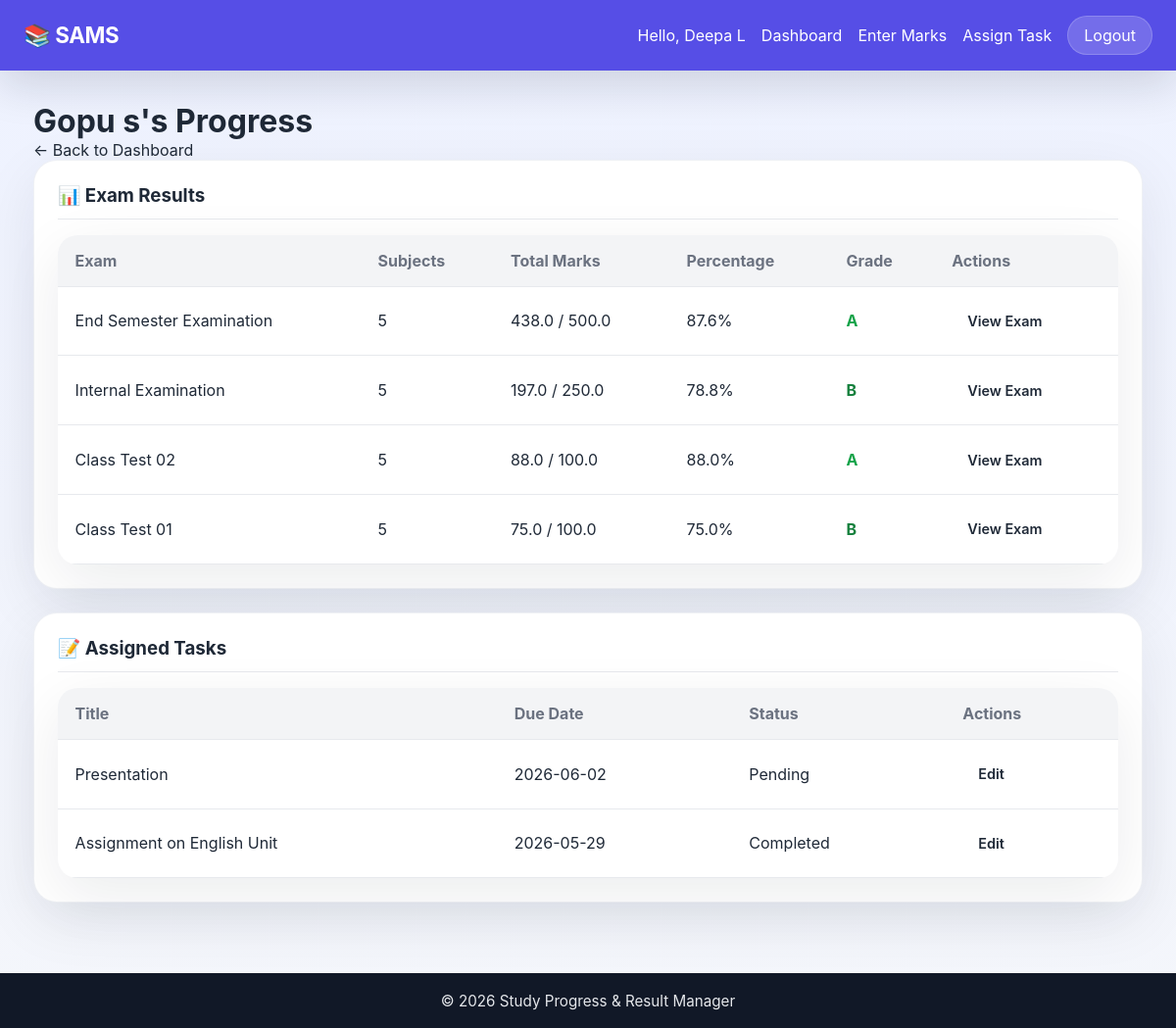
Page /teacher/student-progress/1 (signed in) on the earlier database version.
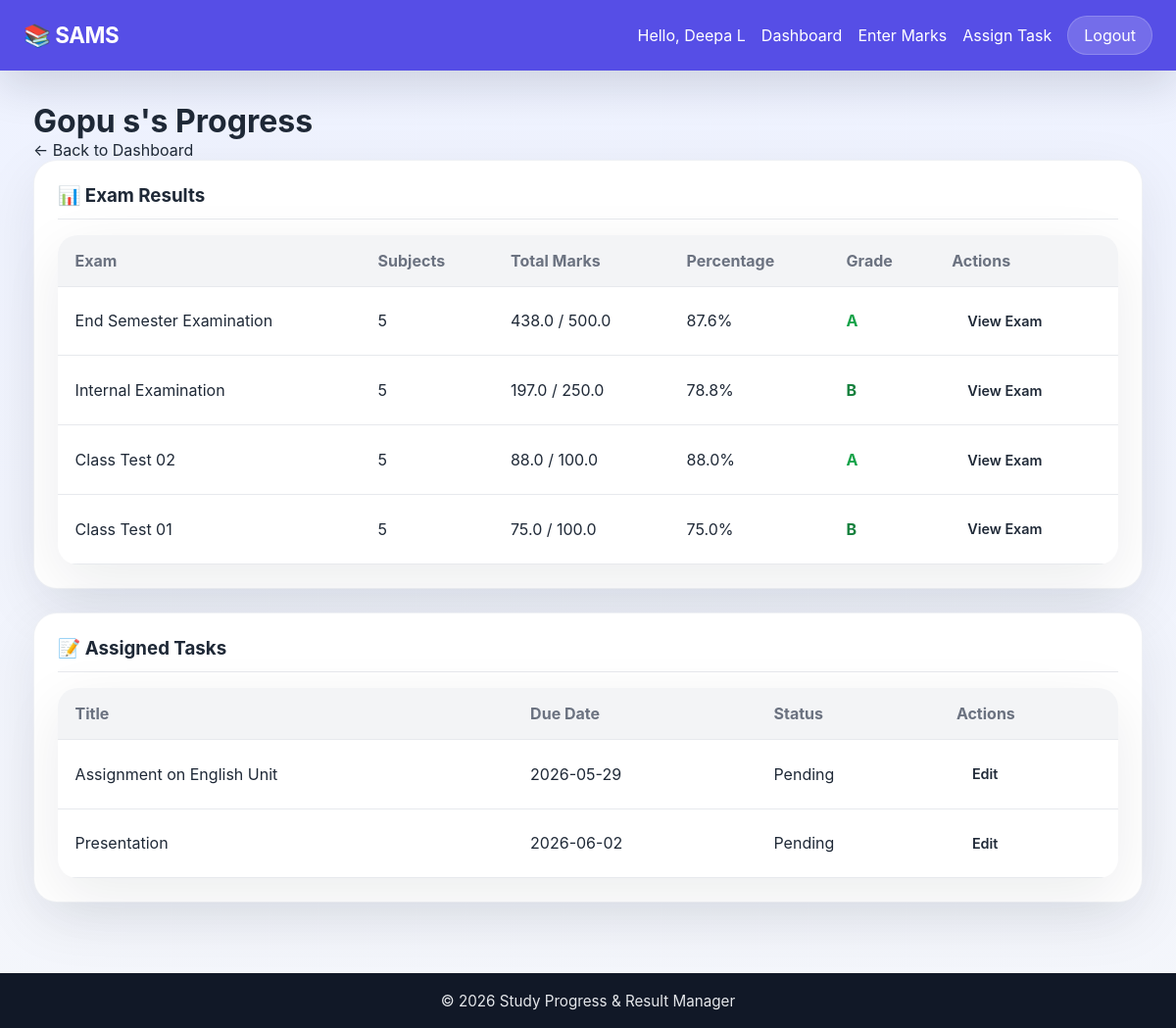
Same page on the later database version.
### tables this page shows
CREATE TABLE "users" (
                id INTEGER PRIMARY KEY AUTOINCREMENT,
                username TEXT UNIQUE NOT NULL,
                password TEXT NOT NULL,
                role TEXT NOT NULL CHECK(role IN ('teacher', 'student', 'admin')),
                full_name TEXT NOT NULL,
                status TEXT NOT NULL CHECK(status IN ('pending', 'active', 'blocked')) DEFAULT 'pending',
                department TEXT,
                created_at TIMESTAMP DEFAULT CURRENT_TIMESTAMP
            );

CREATE TABLE tasks (
            id INTEGER PRIMARY KEY AUTOINCREMENT,
            student_id INTEGER NOT NULL,
            teacher_id INTEGER NOT NULL,
            title TEXT NOT NULL,
            description TEXT,
            due_date DATE,
            is_completed INTEGER DEFAULT 0,
            created_at TIMESTAMP DEFAULT CURRENT_TIMESTAMP,
            FOREIGN KEY (student_id) REFERENCES users(id),
            FOREIGN KEY (teacher_id) REFERENCES users(id)
        );

### app.py (the view)
@app.route('/teacher/student-progress/<int:student_id>')
@login_required
@teacher_required
def student_progress(student_id):
    conn = get_db_connection()
    student = conn.execute(
        'SELECT * FROM users WHERE id = ?', (student_id,)
    ).fetchone()
    if not student:
        flash('Student not found.', 'error')
        conn.close()
        return redirect(url_for('teacher_dashboard'))
    study_logs = conn.execute('''
        SELECT sl.*, s.name as subject_name
        FROM study_logs sl
        JOIN subjects s ON sl.subject_id = s.id
        WHERE sl.student_id = ?
        ORDER BY sl.study_date DESC
    ''', (student_id,)).fetchall()
    exam_rows = conn.execute('''
        SELECT m.exam_name,
               COUNT(*) AS subject_count,
               SUM(m.marks_obtained) AS total_obtained,
               SUM(m.max_marks) AS total_max,
               MAX(m.created_at) AS last_entered
        FROM marks m
        WHERE m.student_id = ?
        GROUP BY m.exam_name
        ORDER BY last_entered DESC
    ''', (student_id,)).fetchall()
    exam_list = []
    for exam in exam_rows:
        percentage = (exam['total_obtained'] / exam['total_max']) * 100 if exam['total_max'] else 0
        exam_list.append({
            'exam_name': exam['exam_name'],
            'subject_count': exam['subject_count'],
            'total_obtained': exam['total_obtained'],
            'total_max': exam['total_max'],
            'percentage': round(percentage, 2),
            'grade': calculate_grade(percentage),
            'last_entered': exam['last_entered']
        })
    tasks = conn.execute('''
        SELECT t.*, u.full_name as student_name
        FROM tasks t
        JOIN users u ON t.student_id = u.id
        WHERE t.student_id = ? AND t.teacher_id = ?
        ORDER BY t.is_completed ASC, t.due_date ASC
    ''', (student_id, session['user_id'])).fetchall()
    conn.close()
    return render_template('student_progress.html',
                         student=student,
                         exam_list=exam_list,
                         tasks=tasks,
                         show_full_progress=True)

### app.py (called while the page is built)
def login_required(f):
    @wraps(f)
    def decorated_function(*args, **kwargs):
        if 'user_id' not in session:
            flash('Please log in to access this page.', 'error')
            return redirect(url_for('login'))
        return f(*args, **kwargs)
    return decorated_function

def teacher_required(f):
    @wraps(f)
    def decorated_function(*args, **kwargs):
        if session.get('role') != 'teacher':
            flash('This page is for teachers only.', 'error')
            return redirect(url_for('home'))
        return f(*args, **kwargs)
    return decorated_function

def calculate_grade(percentage):
    if percentage >= 90:
        return 'A+'
    elif percentage >= 80:
        return 'A'
    elif percentage >= 70:
        return 'B'
    elif percentage >= 60:
        return 'C'
    elif percentage >= 50:
        return 'D'
    else:
        return 'F'

### database.py (called while the page is built)
def get_db_connection():
    conn = sqlite3.connect(DATABASE)
    conn.row_factory = sqlite3.Row  # This lets us access columns by name
    return conn

### templates/student_progress.html (shortened to what this page needs)
{% extends 'base.html' %}
{% block content %}
<h1>{{ student.full_name }}'s Progress</h1>
<p><a href="{{ url_for('teacher_dashboard') }}">&larr; Back to Dashboard</a></p>
{% if show_full_progress %}
<div class="card">
    <h3>📊 Exam Results</h3>
    {% if selected_exam %}
        <p>Showing results for <strong>{{ selected_exam }}</strong>.</p>
        {% if exam_results %}
            <table class="data-table">
                <thead>
                    <tr>
                        <th>Subject</th>
                        <th>Marks</th>
                        <th>Percentage</th>
                        <th>Grade</th>
                        <th>Edit</th>
                    </tr>
                </thead>
                <tbody>
                    {% for result in exam_results %}
                    <tr>
                        <td>{{ result.subject_name }}</td>
                        <td>{{ result.marks_obtained }} / {{ result.max_marks }}</td>
                        <td>{{ result.percentage }}%</td>
                        <td class="grade-{{ result.grade }}">{{ result.grade }}</td>
                        <td>
                            {% if result.can_edit %}
                                <a href="{{ url_for('edit_mark', mark_id=result.id) }}" class="btn btn-small">Edit</a>
                            {% endif %}
                        </td>
                    </tr>
                    {% endfor %}
                </tbody>
            </table>
            <p><a href="{{ url_for('student_progress', student_id=student.id) }}" class="btn btn-secondary">Back to exams</a></p>
        {% else %}
            <p class="empty-state">No results found for this exam.</p>
            <p><a href="{{ url_for('student_progress', student_id=student.id) }}" class="btn btn-secondary">Back to exams</a></p>
        {% endif %}
    {% else %}
        {% if exam_list %}
            <table class="data-table">
                <thead>
                    <tr>
                        <th>Exam</th>
                        <th>Subjects</th>
                        <th>Total Marks</th>
                        <th>Percentage</th>
                        <th>Grade</th>
                        <th>Actions</th>
                    </tr>
                </thead>
                <tbody>
                    {% for exam in exam_list %}
                    <tr>
                        <td>{{ exam.exam_name }}</td>
                        <td>{{ exam.subject_count }}</td>
                        <td>{{ exam.total_obtained }} / {{ exam.total_max }}</td>
                        <td>{{ exam.percentage }}%</td>
                        <td class="grade-{{ exam.grade }}">{{ exam.grade }}</td>
                        <td>
                            <a href="{{ url_for('student_progress_exam', student_id=student.id, exam_name=exam.exam_name) }}" class="btn btn-small">View Exam</a>
                        </td>
                    </tr>
                    {% endfor %}
                </tbody>
            </table>
        {% else %}
            <p class="empty-state">No exam results yet.</p>
        {% endif %}
    {% endif %}
</div>
{% if not selected_exam %}
<div class="card">
    <h3>📝 Assigned Tasks</h3>
    {% if tasks %}
        <table class="data-table">
            <thead>
                <tr>
                    <th>Title</th>
                    <th>Due Date</th>
                    <th>Status</th>
                    <th>Actions</th>
                </tr>
            </thead>
            <tbody>
                {% for task in tasks %}
                <tr>
                    <td>{{ task.title }}</td>
                    <td>{{ task.due_date or '-' }}</td>
                    <td>{{ 'Completed' if task.is_completed else 'Pending' }}</td>
                    <td>
                        <a href="{{ url_for('edit_task', task_id=task.id) }}" class="btn btn-small">Edit</a>
                    </td>
                </tr>
                {% endfor %}
            </tbody>
        </table>
    {% else %}
        <p class="empty-state">No tasks assigned by you yet.</p>
    {% endif %}
</div>
{% endif %}
{% endif %}
{% endblock %}

### templates/base.html (shortened to what this page needs)
<!DOCTYPE html>
<html lang="en">
<head>
    <link rel="stylesheet" href="{{ url_for('static', filename='style.css') }}">
</head>
<body>
    <nav class="navbar">
        <div class="nav-brand">
            <a href="{{ url_for('home') }}">📚 SAMS</a>
        </div>
        <div class="nav-links">
            {% if session.get('user_id') %}
                <span class="welcome-text">Hello, {{ session.get('full_name') }}</span>
                {% if session.get('role') == 'teacher' %}
                    <a href="{{ url_for('teacher_dashboard') }}">Dashboard</a>
                    <a href="{{ url_for('enter_marks') }}">Enter Marks</a>
                    <a href="{{ url_for('assign_task') }}">Assign Task</a>
                {% elif session.get('role') == 'student' %}
                    <a href="{{ url_for('student_dashboard') }}">Dashboard</a>
                    <a href="{{ url_for('add_study_log') }}">Log Study</a>
                    <a href="{{ url_for('view_results') }}">My Results</a>
                {% elif session.get('role') == 'admin' %}
                    <a href="{{ url_for('admin_dashboard') }}">Admin Panel</a>
                {% endif %}
                <a href="{{ url_for('logout') }}" class="btn-logout">Logout</a>
            {% else %}
                <a href="{{ url_for('login') }}">Login</a>
                <a href="{{ url_for('register') }}">Register</a>
            {% endif %}
        </div>
    </nav>
    <main class="container">
        {% block content %}{% endblock %}
    </main>
    <footer>
        <p>&copy; 2026 Study Progress & Result Manager</p>
    </footer>
</body>
</html>

### static/style.css (style rules this page uses)
* { margin: 0; padding: 0; box-sizing: border-box; }
:root { --bg: #f4f6fb; --surface: #ffffff; --surface-alt: #f8fafc; --text: #1f2937; --muted: #6b7280; --primary: #4f46e5; --primary-soft: #ebe8ff; --accent: #10b981; --danger: #ef4444; --border: #e5e7eb; --shadow: 0 18px 60px rgba(15, 23, 42, 0.08); }
body { font-family: 'Inter', system-ui, -apple-system, BlinkMacSystemFont, 'Segoe UI', sans-serif; background: linear-gradient(180deg, #eef2ff 0%, #f4f6fb 100%); color: var(--text); min-height: 100vh; display: flex; flex-direction: column; }
a { color: inherit; text-decoration: none; }
.navbar { background: rgba(79, 70, 229, 0.95); color: white; padding: 1rem 1.5rem; display: flex; justify-content: space-between; align-items: center; gap: 1rem; position: sticky; top: 0; z-index: 20; box-shadow: 0 14px 45px rgba(15, 23, 42, 0.15); }
.nav-brand a { font-size: 1.4rem; font-weight: 700; letter-spacing: -0.02em; }
.nav-links { display: flex; align-items: center; gap: 1rem; flex-wrap: wrap; }
.nav-links a, .btn-logout { color: white; transition: opacity 0.2s ease, transform 0.2s ease; }
.btn-logout { background: rgba(255,255,255,0.18); padding: 0.55rem 1rem; border-radius: 999px; border: 1px solid rgba(255,255,255,0.18); }
.container { max-width: 1180px; width: 100%; margin: 0 auto; padding: 2rem 1.5rem 3rem; flex: 1; }
.btn { display: inline-flex; align-items: center; justify-content: center; padding: 0.9rem 1.6rem; border-radius: 999px; font-weight: 600; border: none; cursor: pointer; transition: transform 0.22s ease, box-shadow 0.22s ease, background-color 0.22s ease; }
.btn-small { padding: 0.65rem 1rem; font-size: 0.9rem; }
.card { background: var(--surface); padding: 1.5rem; border-radius: 24px; margin-bottom: 1.5rem; box-shadow: var(--shadow); border: 1px solid rgba(148, 163, 184, 0.15); }
.card h3 { margin-bottom: 1rem; color: var(--text); border-bottom: 1px solid rgba(229, 231, 235, 0.9); padding-bottom: 0.75rem; }
.data-table { width: 100%; border-collapse: collapse; background: var(--surface); border-radius: 20px; overflow: hidden; box-shadow: var(--shadow); }
.data-table th, .data-table td { padding: 1rem 1.1rem; text-align: left; border-bottom: 1px solid rgba(229, 231, 235, 0.9); }
.data-table th { background: rgba(243, 244, 246, 0.95); font-weight: 700; color: var(--muted); }
.grade-A\+, .grade-A { color: #16a34a; font-weight: 700; }
.grade-B { color: #15803d; font-weight: 700; }
footer { background: #111827; color: #e5e7eb; text-align: center; padding: 1.15rem; margin-top: auto; }
footer p { font-size: 0.95rem; }

Differences in the rows shown:
changed tasks "Assignment on English Unit": is_completed "Completed" → "Pending"; moves up the list
